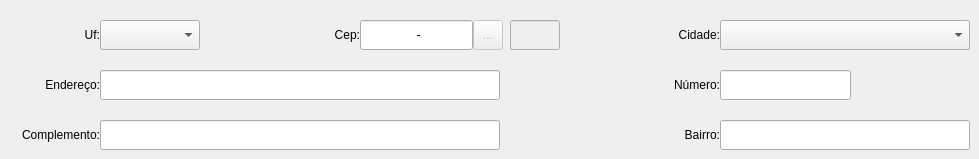
   <widget class="QWidget" name="TabBilling">
    <attribute name="title">
     <string>Faturamento</string>
    </attribute>
    <widget class="QLabel" name="LabelZipCode">
     <property name="geometry">
      <rect>
       <x>300</x>
       <y>20</y>
       <width>60</width>
       <height>30</height>
      </rect>
     </property>
     <property name="text">
      <string>Cep:</string>
     </property>
     <property name="alignment">
      <set>Qt::AlignRight|Qt::AlignTrailing|Qt::AlignVCenter</set>
     </property>
    </widget>
    <widget class="QLineEdit" name="LEditZipCode">
     <property name="geometry">
      <rect>
       <x>360</x>
       <y>20</y>
       <width>113</width>
       <height>30</height>
      </rect>
     </property>
     <property name="toolTip">
      <string>Informar o Cep da Localidade...</string>
     </property>
     <property name="inputMask">
      <string>99999-999; </string>
     </property>
     <property name="alignment">
      <set>Qt::AlignCenter</set>
     </property>
    </widget>
    <widget class="QLabel" name="LabelStreetAddress">
     <property name="geometry">
      <rect>
       <x>0</x>
       <y>70</y>
       <width>100</width>
       <height>30</height>
      </rect>
     </property>
     <property name="text">
      <string>Endereço:</string>
     </property>
     <property name="alignment">
      <set>Qt::AlignRight|Qt::AlignTrailing|Qt::AlignVCenter</set>
     </property>
    </widget>
    <widget class="QLineEdit" name="LEditAddress">
     <property name="geometry">
      <rect>
       <x>100</x>
       <y>70</y>
       <width>400</width>
       <height>30</height>
      </rect>
     </property>
     <property name="toolTip">
      <string>Informar o Endereçõ do Fornecedor...</string>
     </property>
     <property name="alignment">
      <set>Qt::AlignCenter</set>
     </property>
    </widget>
    <widget class="QLabel" name="LabelStreetAddressNumber">
     <property name="geometry">
      <rect>
       <x>620</x>
       <y>70</y>
       <width>100</width>
       <height>30</height>
      </rect>
     </property>
     <property name="text">
      <string>Número:</string>
     </property>
     <property name="alignment">
      <set>Qt::AlignRight|Qt::AlignTrailing|Qt::AlignVCenter</set>
     </property>
    </widget>
    <widget class="QLineEdit" name="LEditNumber">
     <property name="geometry">
      <rect>
       <x>720</x>
       <y>70</y>
       <width>131</width>
       <height>30</height>
      </rect>
     </property>
     <property name="toolTip">
      <string>Informar o Número para o Endereço...</string>
     </property>
     <property name="alignment">
      <set>Qt::AlignCenter</set>
     </property>
    </widget>
    <widget class="QLabel" name="LabelStreetAddressComplements">
     <property name="geometry">
      <rect>
       <x>0</x>
       <y>120</y>
       <width>100</width>
       <height>30</height>
      </rect>
     </property>
     <property name="text">
      <string>Complemento:</string>
     </property>
     <property name="alignment">
      <set>Qt::AlignRight|Qt::AlignTrailing|Qt::AlignVCenter</set>
     </property>
    </widget>
    <widget class="QLineEdit" name="LEditComplements">
     <property name="geometry">
      <rect>
       <x>100</x>
       <y>120</y>
       <width>400</width>
       <height>30</height>
      </rect>
     </property>
     <property name="toolTip">
      <string>Informar um Complemento para o Endereço, caso tenha...</string>
     </property>
     <property name="alignment">
      <set>Qt::AlignCenter</set>
     </property>
    </widget>
    <widget class="QLabel" name="LabelAddressDistrict">
     <property name="geometry">
      <rect>
       <x>620</x>
       <y>120</y>
       <width>100</width>
       <height>30</height>
      </rect>
     </property>
     <property name="text">
      <string>Bairro:</string>
     </property>
     <property name="alignment">
      <set>Qt::AlignRight|Qt::AlignTrailing|Qt::AlignVCenter</set>
     </property>
    </widget>
    <widget class="QLineEdit" name="LEditDistrict">
     <property name="geometry">
      <rect>
       <x>720</x>
       <y>120</y>
       <width>250</width>
       <height>30</height>
      </rect>
     </property>
     <property name="toolTip">
      <string>Informar o Bairro/Região onde fica o Endereço...</string>
     </property>
     <property name="alignment">
      <set>Qt::AlignCenter</set>
     </property>
    </widget>
    <widget class="QLabel" name="LabelAddressCity">
     <property name="geometry">
      <rect>
       <x>620</x>
       <y>20</y>
       <width>100</width>
       <height>30</height>
      </rect>
     </property>
     <property name="text">
      <string>Cidade:</string>
     </property>
     <property name="alignment">
      <set>Qt::AlignRight|Qt::AlignTrailing|Qt::AlignVCenter</set>
     </property>
    </widget>
    <widget class="QToolButton" name="TButtonSearchZipCode">
     <property name="enabled">
      <bool>false</bool>
     </property>
     <property name="geometry">
      <rect>
       <x>473</x>
       <y>20</y>
       <width>30</width>
       <height>30</height>
      </rect>
     </property>
     <property name="toolTip">
      <string>Pesquisar o Código Selecionado...</string>
     </property>
     <property name="text">
      <string>...</string>
     </property>
     <property name="icon">
      <iconset resource="../images.qrc">
       <normaloff>:/images/PNG/120x120/120px-Searchtool.png</normaloff>:/images/PNG/120x120/120px-Searchtool.png</iconset>
     </property>
    </widget>
    <widget class="QLineEdit" name="LEditAddressID">
     <property name="enabled">
      <bool>false</bool>
     </property>
     <property name="geometry">
      <rect>
       <x>510</x>
       <y>20</y>
       <width>50</width>
       <height>30</height>
      </rect>
     </property>
     <property name="focusPolicy">
      <enum>Qt::NoFocus</enum>
     </property>
     <property name="toolTip">
      <string>Exibe a Data de Cadastro... </string>
     </property>
     <property name="alignment">
      <set>Qt::AlignCenter</set>
     </property>
     <property name="readOnly">
      <bool>true</bool>
     </property>
    </widget>
    <widget class="QComboBox" name="CBoxState">
     <property name="geometry">
      <rect>
       <x>100</x>
       <y>20</y>
       <width>100</width>
       <height>30</height>
      </rect>
     </property>
     <property name="toolTip">
      <string>Selecionar o Estado da Localidade...</string>
     </property>
    </widget>
    <widget class="QLabel" name="LabelState">
     <property name="geometry">
      <rect>
       <x>0</x>
       <y>20</y>
       <width>100</width>
       <height>30</height>
      </rect>
     </property>
     <property name="text">
      <string>Uf:</string>
     </property>
     <property name="alignment">
      <set>Qt::AlignRight|Qt::AlignTrailing|Qt::AlignVCenter</set>
     </property>
    </widget>
    <widget class="QComboBox" name="CBoxCity">
     <property name="geometry">
      <rect>
       <x>720</x>
       <y>20</y>
       <width>250</width>
       <height>30</height>
      </rect>
     </property>
     <property name="toolTip">
      <string>Informar a Cidade do Fornecedor...</string>
     </property>
    </widget>
   </widget>
